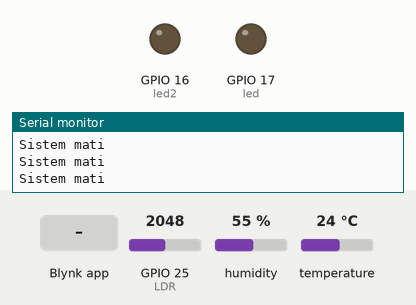
Recording of a sketch running on a simulated ESP32. Parts: output pins drawn as LEDs (lit = HIGH), the last lines printed to the serial monitor. The test bench sets the inputs (shaded band); at power-on: GPIO 25 (LDR) = 2048, humidity 55 %, temperature 24 °C. WiFi joins after 1.5 s; servers stay silent unless stated.

Above: at 3.0 s.
3.1 s: Blynk app writes 1 to V8
At 4.3 s:
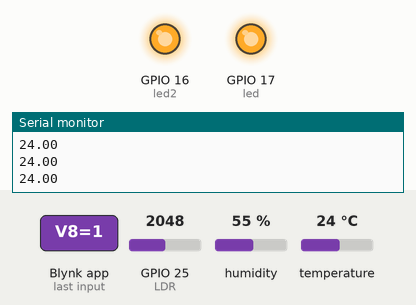
4.6 s: Blynk app writes 200 to V4
At 5.6 s:
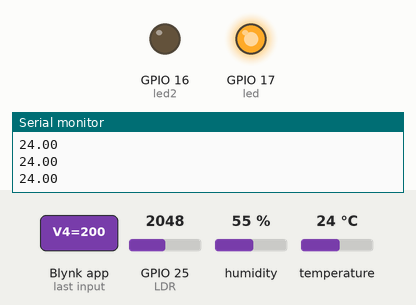
6.1 s: Blynk app writes 1 to V4
At 6.5 s:
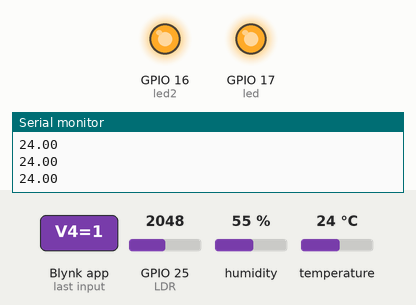
7.6 s: Blynk app writes 200 to V5
At 8.8 s:
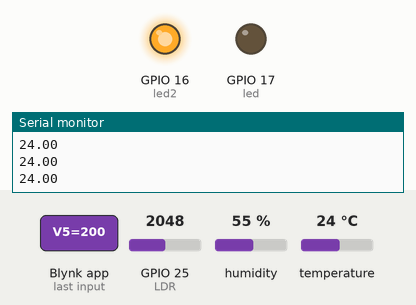
9.1 s: Blynk app writes 1 to V5
At 10.0 s:
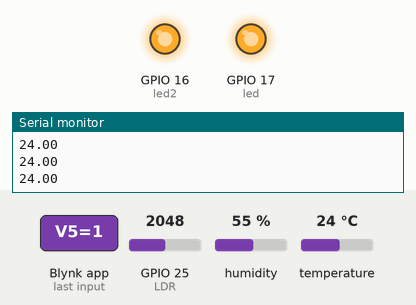
Timing chart, 0 to 11.6 s (numbered marks = the images above; inputs shaded):
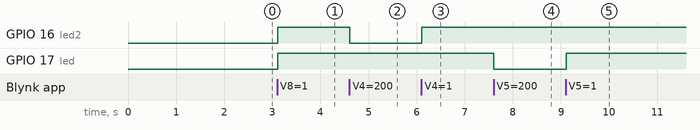

Measured:
- after the input at 3.1 s, GPIO 16 (led2), GPIO 17 (led): LOW → HIGH at once
- after the input at 4.6 s, GPIO 16 (led2): HIGH → LOW at once
- after the input at 6.1 s, GPIO 16 (led2): LOW → HIGH at once
- after the input at 7.6 s, GPIO 17 (led): HIGH → LOW at once
- after the input at 9.1 s, GPIO 17 (led): LOW → HIGH at once

The sketch:

tts_iot.ino
```cpp
#include "DHT.h"
#include <Blynk.h>
#include <BlynkSimpleEsp32.h>
#include <WiFi.h>
#include<WiFiClient.h>
#define BLYNK_PRINT Serial
#define LDR 25
#define DHTPIN 22
#define DHTTYPE DHT11

DHT dht(DHTPIN, DHTTYPE);
WidgetLED ledLux(V6);
WidgetLED ledTemp(V7);
BlynkTimer timer;

int led = 17;
int led2 = 16;
int slider_suhu, slider_lux, Button, lux;
float t;
char ssid[] = "ANDEKO 01";
char pass[] = "ANDEKO06";
char auth_token[] = "-G2hT5hFG7qBgH4aGO89-s_mCIv0S2bj";

BLYNK_CONNECTED(){
  Blynk.syncAll();
}

BLYNK_WRITE(V4){
  slider_lux = param.asInt();
}

BLYNK_WRITE(V5){
  slider_suhu = param.asInt();
}

BLYNK_WRITE(V8){
  Button = param.asInt();
}

void writeSuhuToBlynk(){
  t = dht.readTemperature();
  if (isnan(t)) {
    Serial.println("Failed to read from DHT sensor!");
    return;
  }
  Blynk.virtualWrite(V1, t);
  Blynk.virtualWrite(V3, t);
}

void apalah(){
  int x = analogRead(LDR);
  lux = (0.009768*x)+10;
  Blynk.virtualWrite(V0, lux);
  Blynk.virtualWrite(V2, lux);
}

void setup() {
  Serial.begin(9600);
  Blynk.begin(auth_token, ssid, pass, IPAddress(192,168,1,12), 8080);
  pinMode(led, OUTPUT);
  pinMode(led2, OUTPUT);
  dht.begin();
  timer.setInterval(2000L, writeSuhuToBlynk);
}

void loop() {
  Blynk.run();
  timer.run();
  apalah();
  if(Button == HIGH){
    Serial.println(t);
    if(t >= slider_suhu){
      digitalWrite(led,HIGH);
      ledTemp.on();
    }
    else{
      digitalWrite(led,LOW);
      ledTemp.off();
    }

    if(lux >= slider_lux){
      digitalWrite(led2,HIGH);
      ledLux.on();
    }
    else{
      digitalWrite(led2,LOW);
      ledLux.off();
    }
  }
  else{
   Serial.println("Sistem mati");
  }
}
```
